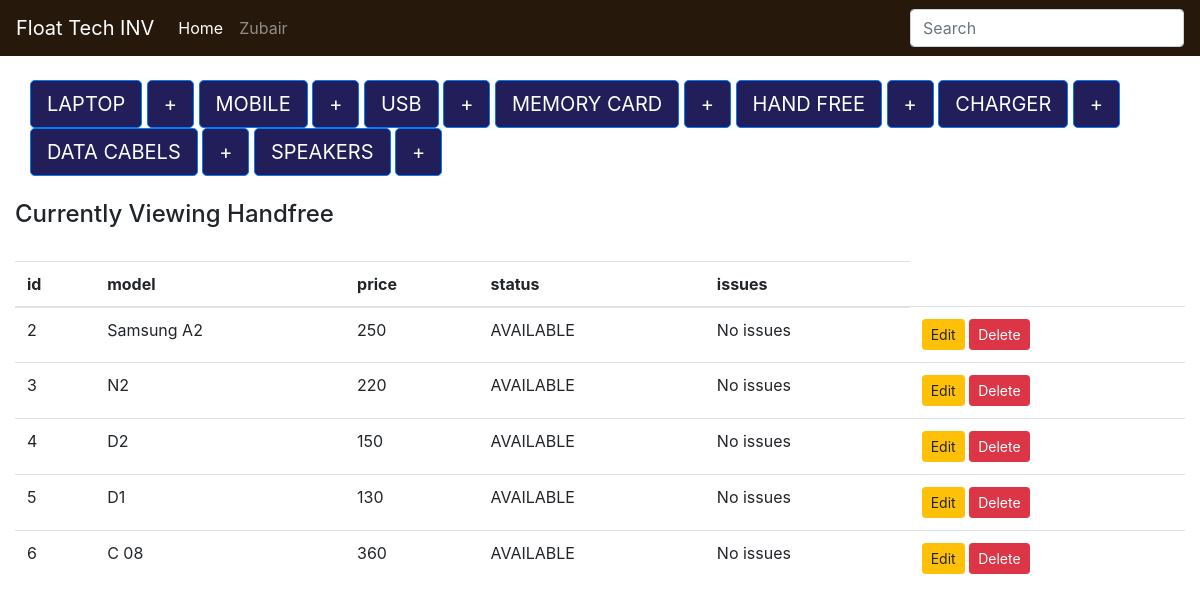
Screenshot of /display_handfree with the database file from the repository.
### inventory/models.py (models this page shows, shortened)
class Device(models.Model):
    type = models.CharField(max_length=100, blank=False)
    price = models.IntegerField()
    choices = (
        ('AVAILABLE', 'Item ready to be purchased '),
        ('SOLD ', 'Item Sold'),
        ('RESTOCKING ', 'Item restocking in few days ')
    )
    status = models.CharField(max_length=10, choices= choices, default="SOLD")
    issues = models.CharField(max_length=100, default="No issues ")
    class Meta:
        abstract = True

class Handfree(Device):
    pass

### inventory/views.py (the view)
# urls.py: url(r'^display_handfree$', display_handfree, name="display_handfree"),
def display_handfree(request):
    items = Handfree.objects.all()
    context= {
        'items': items,
        'header': 'Handfree',
    }
    return render(request, 'index.html', context)

### inventory/templates/index.html (shortened to what this page needs)
{% extends 'base.html' %}
{%  block body %}
<div class="btn-group-lg col-lg">
   <a href="{% url 'display_laptops' %}" class="btn btn-primary btn-lg" role="button"> LAPTOP</a>
   <a href="{% url 'add_laptop' %}" class="btn btn-primary btn-sm" role="button">+</a>
<a href="{% url 'display_mobiles' %}" class="btn btn-primary btn-lg" role="button"> MOBILE</a>
   <a href="{% url 'add_mobile' %}" class="btn btn-primary btn-sm" role="button">+</a>
<a href="{% url 'display_USB' %}" class="btn btn-primary btn-lg" role="button"> USB</a>
   <a href="{% url 'add_USB' %}" class="btn btn-primary btn-sm" role="button">+</a>
     <a href="{% url 'display_memorycard' %}" class="btn btn-primary btn-lg" role="button"> MEMORY CARD</a>
   <a href="{% url 'add_memorycard' %}" class="btn btn-primary btn-sm" role="button">+</a>
 <a href="{% url 'display_handfree' %}" class="btn btn-primary btn-lg" role="button"> HAND FREE</a>
   <a href="{% url 'add_handfree' %}" class="btn btn-primary btn-sm" role="button">+</a>
 <a href="{% url 'display_charger' %}" class="btn btn-primary btn-lg" role="button"> CHARGER</a>
   <a href="{% url 'add_charger' %}" class="btn btn-primary btn-sm" role="button">+</a>
 <a href="{% url 'display_datacabels' %}" class="btn btn-primary btn-lg" role="button"> DATA CABELS</a>
   <a href="{% url 'add_datacabels' %}" class="btn btn-primary btn-sm" role="button">+</a>
 <a href="{% url 'display_speakers' %}" class="btn btn-primary btn-lg" role="button"> SPEAKERS</a>
   <a href="{% url 'add_speakers' %}" class="btn btn-primary btn-sm" role="button">+</a>
    </div>
    <br>
    <h4> Currently Viewing {{ header }}</h4>
    <br>
<table class="table table-hover">
<thead>
<tr>
<th> id</th>
<th> model </th>
<th> price </th>
<th> status </th>
<th> issues </th>
</tr>
</thead>
<tbody>
 {% for item in items %}
     <tr>
     <td> {{ item.pk }}</td>
     <td> {{ item.type }}</td>
     <td> {{ item.price }}</td>
     <td>{{ item.status }}</td>
     <td>{{ item.issues }}</td>
     {% if header|lower == "laptops" %}
     <td>
         <a href="{% url 'edit_laptop' item.pk %}" class="btn btn-warning btn-sm" role="button">Edit</a>
         <a href="{% url 'delete_laptop' item.pk %}" class="btn btn-danger btn-sm" role="button">Delete</a>
     </td>
     {% elif header|lower == "usb" %}
      <td>
         <a href="{% url 'edit_usb' item.pk %}" class="btn btn-warning btn-sm" role="button">Edit</a>
         <a href="{% url 'delete_USB' item.pk %}" class="btn btn-danger btn-sm" role="button">Delete</a>
     </td>
          {% elif header|lower == "memorycard" %}
      <td>
         <a href="{% url 'edit_memorycard' item.pk %}" class="btn btn-warning btn-sm" role="button">Edit</a>
         <a href="{% url 'delete_memmorycard' item.pk %}" class="btn btn-danger btn-sm" role="button">Delete</a>
     </td>
          {% elif header|lower == "handfree" %}
      <td>
         <a href="{% url 'edit_handfree' item.pk %}" class="btn btn-warning btn-sm" role="button">Edit</a>
         <a href="{% url 'delete_handfree' item.pk %}" class="btn btn-danger btn-sm" role="button">Delete</a>
     </td>
          {% elif header|lower == "charger" %}
      <td>
         <a href="{% url 'edit_charger' item.pk %}" class="btn btn-warning btn-sm" role="button">Edit</a>
         <a href="{% url 'delete_charger' item.pk %}" class="btn btn-danger btn-sm" role="button">Delete</a>
     </td>
          {% elif header|lower == "datacabels" %}
      <td>
         <a href="{% url 'edit_datacabels' item.pk %}" class="btn btn-warning btn-sm" role="button">Edit</a>
         <a href="{% url 'delete_datacabel' item.pk %}" class="btn btn-danger btn-sm" role="button">Delete</a>
     </td>
          {% elif header|lower == "speakers" %}
      <td>
         <a href="{% url 'edit_speakers' item.pk %}" class="btn btn-warning btn-sm" role="button">Edit</a>
         <a href="{% url 'delete_speaker' item.pk %}" class="btn btn-danger btn-sm" role="button">Delete</a>
     </td>
     {% else %}
      <td>
         <a href="{% url 'edit_mobile' item.pk %}" class="btn btn-warning btn-sm" role="button">Edit</a>
         <a href="{% url 'delete_mobile' item.pk %}" class="btn btn-danger btn-sm" role="button">Delete</a>
     </td>
     {% endif %}
     </tr>
{% endfor %}
</tbody>
</table>
{% endblock %}

### inventory/templates/index.html (style rules this page uses)
.btn-primary { background-color:rgb(33,30,90); }

### rows the page displays
Handfree: pk "2", type "Samsung A2", price "250", status "AVAILABLE", issues "No issues"
Handfree: pk "3", type "N2", price "220", status "AVAILABLE", issues "No issues"
Handfree: pk "4", type "D2", price "150", status "AVAILABLE", issues "No issues"
Handfree: pk "5", type "D1", price "130", status "AVAILABLE", issues "No issues"
Handfree: pk "6", type "C 08", price "360", status "AVAILABLE", issues "No issues"

### other values shown
{{ header }} "Handfree"
